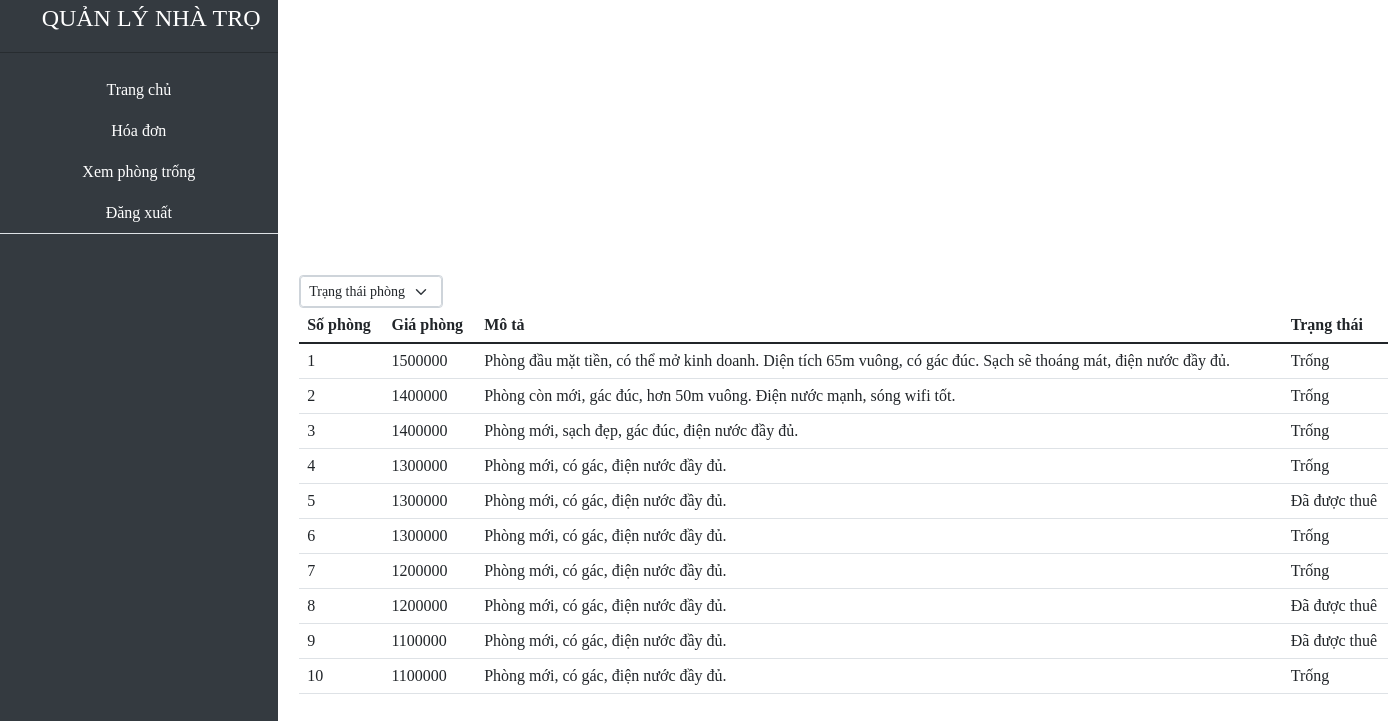
Before: /user/danhsachphongUser.php with the older database file.
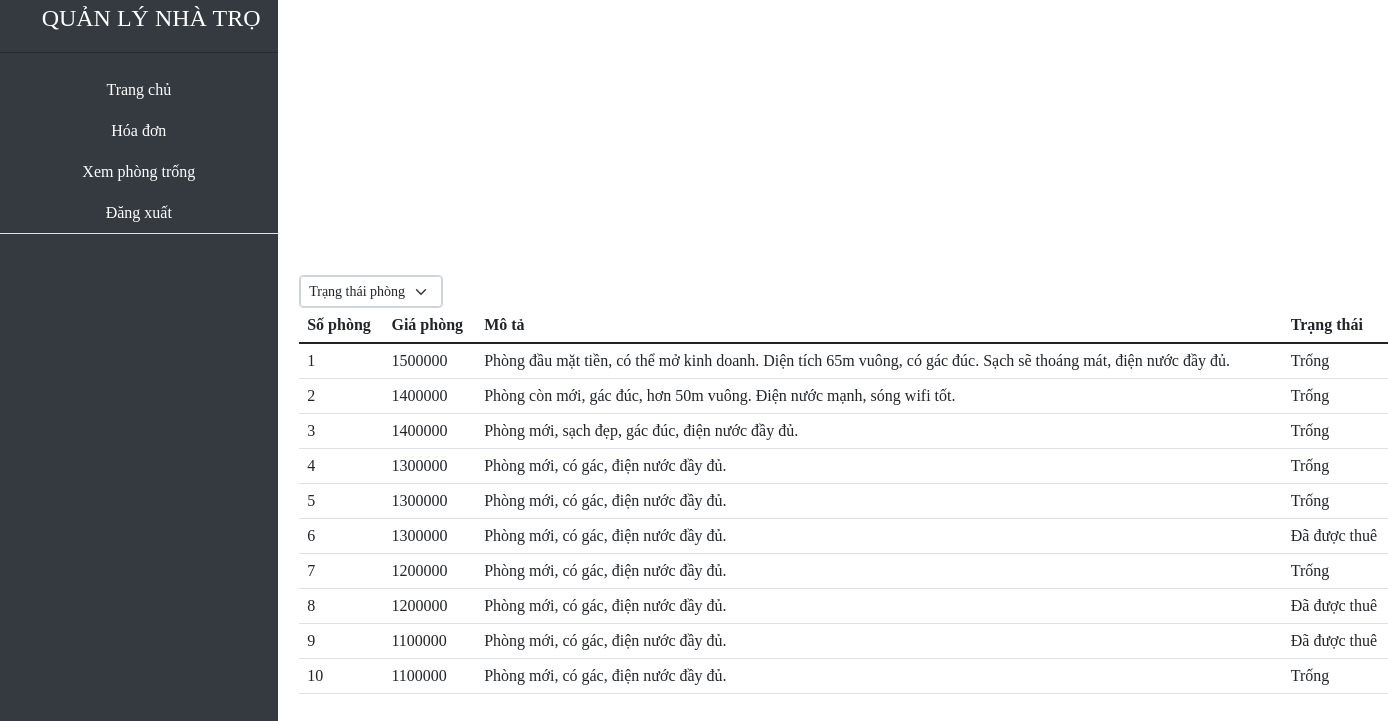
After: the same page with the newer database file.
### tables this page shows
CREATE TABLE `phong` (
  `tenphong` int(11) NOT NULL,
  `giaphong` int(11) NOT NULL,
  `mota` varchar(200) NOT NULL,
  `trangthai` int(2) NOT NULL
);

### user/danhsachphongUser.php (the view, shortened to what this page needs)
<?php
include '../php/connection.php';
$sql = "SELECT * FROM phong";
$result = mysqli_query($conn,$sql);
echo '
<html>
<head>
<meta charset="utf-8" />
<meta http-equiv="X-UA-Compatible" content="IE=edge" />
<meta name="viewport" content="width=device-width, initial-scale=1.0">
<meta name="viewport" content="width=device-width, initial-scale=1, shrink-to-fit=no" />
<link href="https://cdn.jsdelivr.net/npm/bootstrap@5.1.3/dist/css/bootstrap.min.css" rel="stylesheet">
<link rel="stylesheet" href="../css/style.css">
</head>
<script language="javascript" src="../js/Include.js"></script>
<body>
  <div class="container-fluid">
    <div class="row">
      <div class="colmenu">
        <div class="menu">
          <div w3-include-html="../include/IncludeMenuUser.html"></div>
        </div>
      </div>
            <div class="col">
              <div class="colDSP">
                <div class="container">
                  <div class="form-select" style="width: fit-content; padding: 0px 0px 0px 0px;">
                      <select class="form-select form-select-sm" aria-label=".form-select-sm example">
                          <option selected>Trạng thái phòng</option>
                          <option value="1">Trống</option>
                          <option value="2">Tất cả</option>
                        </select>
                  </div>
                  <table class="table table hover">
                      <thead>
                        <tr>
                          <th scope="col">Số phòng</th>
                          <th scope="col">Giá phòng</th>
                          <th scope="col">Mô tả</th>
                          <th scope="col">Trạng thái</th>
                        </tr>
                      </thead>
                      <tbody>
                      ';
                      if ($result) {
                        while ($row=mysqli_fetch_row($result)) {
                          echo "<tr>";
                          echo "<td>" . $row[0] . "</td>";
                          echo "<td>" . $row[1] . "</td>";
                          echo "<td>" . $row[2] . "</td>";
                          echo "<td>";
                          if($row[3]==1) echo "Đã được thuê";
                          else echo "Trống";
                          echo "</td>";
                          echo "</tr>";
                        }
                      }
                       echo '
                      </tbody>
                    </table>
              </div>
              </div>
            </div>
            <script>
            includeHTML();
            </script>
</body>
</html>'
?>

Changed rows visible on the page:
changed phong id 5: trangthai "Đã được thuê" → "Trống"
changed phong id 6: trangthai "Trống" → "Đã được thuê"
